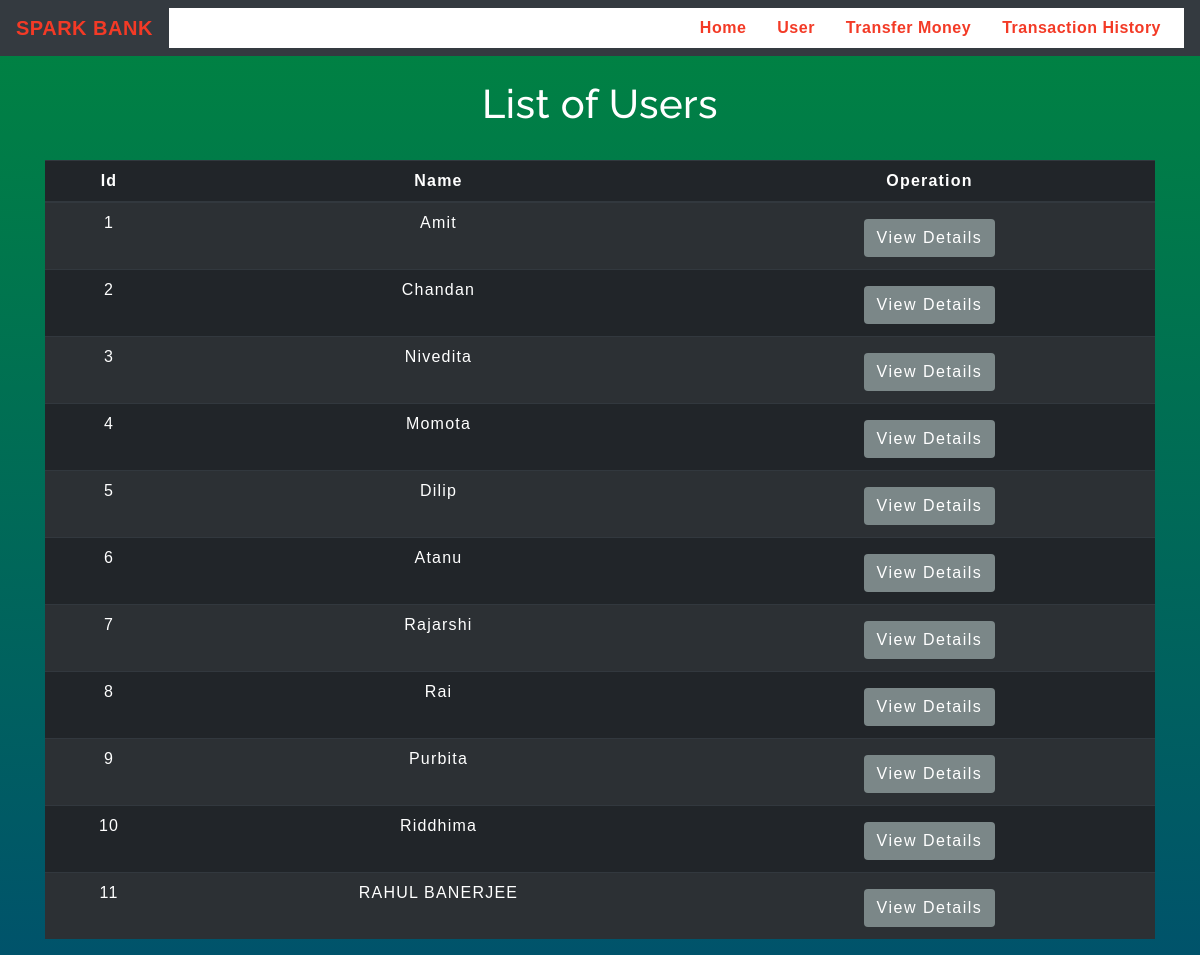
Screenshot of /viewallcustomers.php with the database file from the repository.
### tables this page shows
CREATE TABLE `users` (
  `id` int(3) NOT NULL,
  `name` text NOT NULL,
  `email` varchar(30) NOT NULL,
  `balance` int(8) NOT NULL
);

### viewallcustomers.php (the view, shortened to what this page needs)
<!DOCTYPE html>
<html lang="en">
<head>
<link rel="stylesheet" href="https://maxcdn.bootstrapcdn.com/bootstrap/4.0.0/css/bootstrap.min.css">
<link rel="stylesheet" type="text/css" href="css/table.css">
<link rel="stylesheet" type="text/css" href="css/style.css?v=<?php echo time(); ?>">
<link rel="stylesheet" type="text/css" href="css/navbar.css?v=<?php echo time(); ?>">
</head>
<body>
<?php
include 'config.php';
$sql = "SELECT * FROM users";
$result = mysqli_query($conn,$sql);
?>
<?php
include 'navbar.php';
?>
<div class="container">
<h2 class="text-center pt-4" style="color: #fff; ">List of Users</h2>
<br>
<div class="row">
<div class="col">
<div class="table-responsive-sm">
<table class="table table-hover table-dark table-striped">
<thead>
<tr>
<th scope="col" class="text-center py-2">Id</th>
<th scope="col" class="text-center py-2">Name</th>
<th scope="col" class="text-center py-2">Operation</th>
</tr>
</thead>
<tbody>
<?php
while($rows=mysqli_fetch_assoc($result))
{
?>
<tr>
<td class="py-2"><?php echo $rows['id'] ?></td>
<td class="py-2"><?php echo $rows['name']?></td>
<td><a href="selecteduserdetail.php?id= <?php echo $rows['id'] ;?>"> <button type="button" class="btn mt-1 mb-0">View Details</button></a></td>
</tr>
<?php
}
?>
</tbody>
</table>
</div>
</div>
</div>
</div>
</body>
</html>

### css/table.css (style rules this page uses)
* { padding: 0; margin: 0; box-sizing: border-box; font-family: sans-serif; }
h2 { font-size: 40px; }
table { letter-spacing: 1.2px; }
td { text-align: center; }
button { border:none; background: #d9d9d9; transition: 1s; }

### css/style.css (style rules this page uses)
* { padding: 0; margin: 0; box-sizing: border-box; font-family: sans-serif; }
button { border:none; border-radius: 8px; padding: 10px; background:#7B8788; color:white; letter-spacing: 1.5px; font-size: 15px; transition: 0.5s; }

### css/navbar.css (style rules this page uses)
h2 { color: #4C4B4B; letter-spacing: 0.5px; font-family: raleway; }

### viewallcustomers.php (style rules this page uses)
button { transition: 1.5s; }
body { background-image :linear-gradient(#008441,#00536b) }

### rows the page displays
users: id "1", name "Amit"
users: id "2", name "Chandan"
users: id "3", name "Nivedita"
users: id "4", name "Momota"
users: id "5", name "Dilip"
users: id "6", name "Atanu"
users: id "7", name "Rajarshi"
users: id "8", name "Rai"
users: id "9", name "Purbita"
users: id "10", name "Riddhima"
users: id "11", name "RAHUL BANERJEE"
